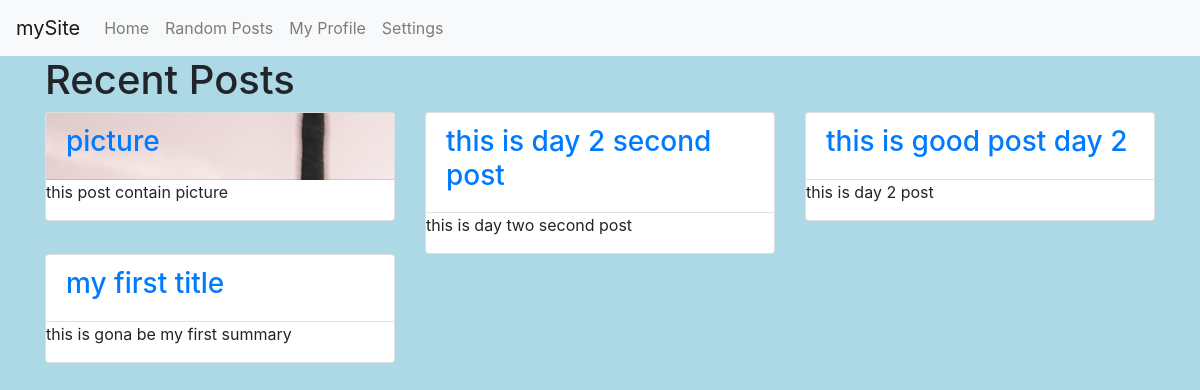
Before: / with the older database file.
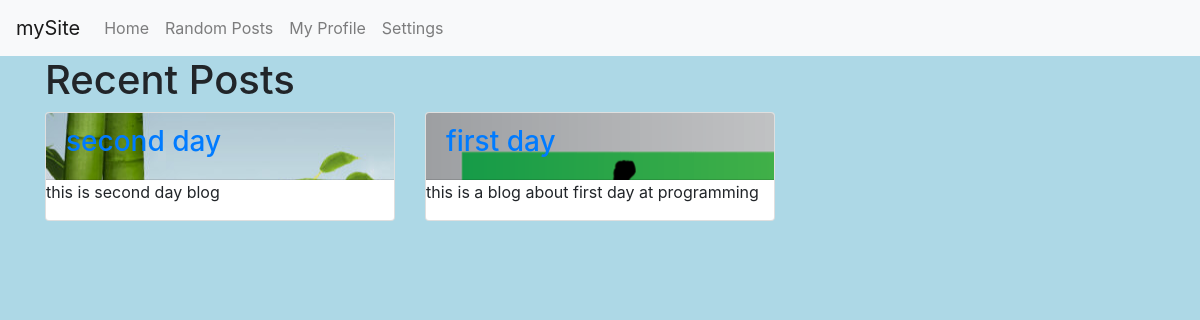
After: the same page with the newer database file.
### blog/models.py (models this page shows, shortened)
class Post(models.Model):
    title = models.CharField(max_length=225)
    slug = models.SlugField(max_length=225, unique=True)
    summary = models.CharField(max_length=300)
    content = models.TextField()
    published = models.BooleanField(default=True)
    created = models.DateTimeField(auto_now_add=True)
    image = models.ImageField(upload_to='img')
    class Meta:
        ordering = ['-created']

### blog/views.py (the view)
# urls.py: url(r'^$',blog_views.index),
def index(requests):
    posts = Post.objects.all()
    return render(requests, 'index.html', {'posts': posts})

### blog/templates/index.html (shortened to what this page needs)
{% extends 'base.html' %}
{% block content %}
    <div class="container">
        <div class="row">
            <div class="col-md-12">
                <h1 class="this center">Recent Posts</h1>
            </div>
            {% for post in posts %}
                <div class="col-md-4">
                    <div class="card">
                        <div class="card-header" style="background:url({{ post.image.url }})">
                            <h3 class="post-title"><a href="/post/{{post.slug}}">{{ post.title }} </a></h3>
                        </div>
                        <p>{{ post.summary }}</p>
                    </div>
                </div>
            {% endfor %}
        </div>
    </div>
{% endblock %}

### blog/templates/base.html (shortened to what this page needs)
<!DOCTYPE html>
<html lang="en">
<head>
    {% load static %}
    <link rel="stylesheet" type="text/css" href="{% static 'css/stylesheet.css' %}">
    {% load bootstrap4 %}
    {% bootstrap_css %}
</head>
<body>
<nav class="navbar navbar-expand-lg navbar-light bg-light">
  <a class="navbar-brand" href="#">mySite</a>
  <div class="collapse navbar-collapse" id="navbarSupportedContent">
    <ul class="navbar-nav mr-auto">
      <li class="nav-item ">
        <a class="nav-link" href="#">Home </a>
      </li>
      <li class="nav-item ">
        <a class="nav-link" href="#">Random Posts </a>
      </li>
      <li class="nav-item ">
        <a class="nav-link" href="#">My Profile </a>
      </li>
      <li class="nav-item ">
        <a class="nav-link" href="#">Settings </a>
      </li>
    </ul>
  </div>
</nav>
    <div id="content">
        {% block content %}{% endblock %}
    </div>
</body>
</html>

### blog/static/css/stylesheet.css (style rules this page uses)
body { background:#ADD8E6 !important; }

Changed rows visible on the page:
removed Post: image (picture), title "picture", summary "this post contain picture"
removed Post: title "this is day 2 second post", summary "this is day two second post"
removed Post: title "this is good post day 2", summary "this is day 2 post"
removed Post: title "my first title", summary "this is gona be my first summary"
added Post: image (picture), title "second day", summary "this is second day blog"
added Post: image (picture), title "first day", summary "this is a blog about first day at programming"
